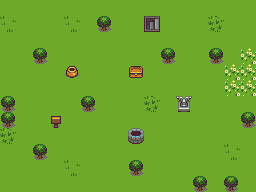

This game map was drawn from its Tiled (.tmx) file and the tilesets committed beside it. A one-line description and the full map source follow:
An orthogonal 16x12 tile map with 16x16 px tiles, 2 tile layers (Tile Layer 1, Tile Layer 2).

<map version="1.9" tiledversion="1.9.2" orientation="orthogonal" renderorder="right-down" width="16" height="12" tilewidth="16" tileheight="16" infinite="0" nextlayerid="3" nextobjectid="1">
 <tileset firstgid="1" source="basictiles.tsx" />
 <layer id="1" name="Tile Layer 1" width="16" height="12">
  <data encoding="csv">
12,12,12,12,12,12,12,12,12,12,12,12,12,12,12,12,
65,12,12,12,65,12,12,12,12,12,12,12,12,66,12,12,
12,12,12,12,12,12,12,12,12,12,12,12,12,12,12,12,
12,12,12,12,12,12,12,12,12,12,12,12,12,12,12,13,
12,12,12,12,12,12,12,12,12,12,12,12,12,12,13,13,
12,12,12,12,12,12,12,12,12,12,12,12,12,12,13,13,
12,12,12,12,12,12,12,12,12,66,12,12,12,12,12,12,
12,12,12,12,12,12,12,12,12,12,12,12,12,12,12,12,
66,12,12,12,12,12,12,12,12,12,12,12,12,12,12,12,
12,12,12,12,12,12,12,12,12,12,12,12,12,12,65,12,
12,12,12,12,65,12,12,12,12,12,12,12,12,12,12,12,
12,12,12,12,12,12,12,12,12,12,12,12,12,12,12,12
</data>
 </layer>
 <layer id="2" name="Tile Layer 2" width="16" height="12">
  <data encoding="csv">
0,0,0,0,0,0,0,0,0,0,0,0,0,0,0,0,
0,0,0,0,0,0,39,0,0,58,0,0,0,0,0,0,
0,0,0,0,0,0,0,0,0,0,0,0,0,0,0,0,
0,0,39,0,0,0,0,0,0,0,39,0,0,39,0,0,
0,0,0,0,28,0,0,0,37,0,0,0,0,0,0,0,
0,0,0,0,0,0,0,0,0,0,0,0,0,0,0,0,
39,0,0,0,0,39,0,0,0,0,0,48,0,0,0,0,
39,0,0,68,0,0,0,0,0,0,0,0,0,0,0,39,
0,0,0,0,0,0,0,0,32,0,0,0,0,0,0,0,
0,0,39,0,0,0,0,0,0,0,0,0,0,0,0,0,
0,0,0,0,0,0,0,0,39,0,0,0,0,0,0,0,
0,0,0,0,0,0,0,0,0,0,0,0,39,0,77,0
</data>
 </layer>
</map>
